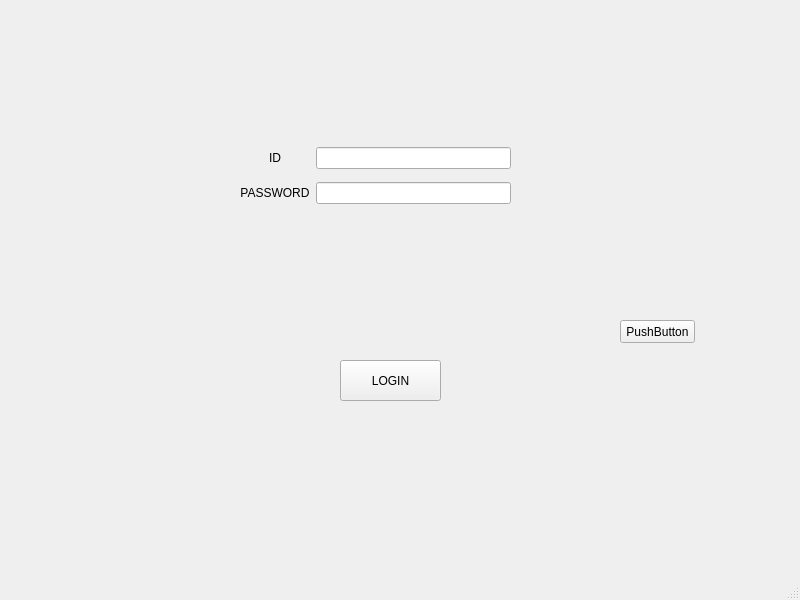
<?xml version="1.0" encoding="UTF-8"?>
<ui version="4.0">
 <class>MainWindow</class>
 <widget class="QMainWindow" name="MainWindow">
  <property name="geometry">
   <rect>
    <x>0</x>
    <y>0</y>
    <width>800</width>
    <height>600</height>
   </rect>
  </property>
  <property name="windowTitle">
   <string>MainWindow</string>
  </property>
  <widget class="QWidget" name="centralwidget">
   <widget class="QWidget" name="gridLayoutWidget">
    <property name="geometry">
     <rect>
      <x>240</x>
      <y>140</y>
      <width>271</width>
      <height>71</height>
     </rect>
    </property>
    <layout class="QGridLayout" name="gridLayout_2">
     <item row="0" column="0">
      <widget class="QLabel" name="label">
       <property name="text">
        <string>ID</string>
       </property>
       <property name="alignment">
        <set>Qt::AlignCenter</set>
       </property>
      </widget>
     </item>
     <item row="1" column="0">
      <widget class="QLabel" name="label_2">
       <property name="text">
        <string>PASSWORD</string>
       </property>
       <property name="alignment">
        <set>Qt::AlignCenter</set>
       </property>
      </widget>
     </item>
     <item row="1" column="1">
      <widget class="QLineEdit" name="lineEdit_PW">
       <property name="enabled">
        <bool>true</bool>
       </property>
      </widget>
     </item>
     <item row="0" column="1">
      <widget class="QLineEdit" name="lineEdit_ID"/>
     </item>
    </layout>
   </widget>
   <widget class="QPushButton" name="pushButton_LOGIN">
    <property name="geometry">
     <rect>
      <x>340</x>
      <y>360</y>
      <width>101</width>
      <height>41</height>
     </rect>
    </property>
    <property name="text">
     <string>LOGIN</string>
    </property>
   </widget>
   <widget class="QPushButton" name="pushButton_NOTI">
    <property name="geometry">
     <rect>
      <x>620</x>
      <y>320</y>
      <width>75</width>
      <height>23</height>
     </rect>
    </property>
    <property name="text">
     <string>PushButton</string>
    </property>
   </widget>
  </widget>
  <widget class="QMenuBar" name="menubar">
   <property name="geometry">
    <rect>
     <x>0</x>
     <y>0</y>
     <width>800</width>
     <height>21</height>
    </rect>
   </property>
  </widget>
  <widget class="QStatusBar" name="statusbar"/>
 </widget>
 <resources/>
 <connections/>
</ui>
